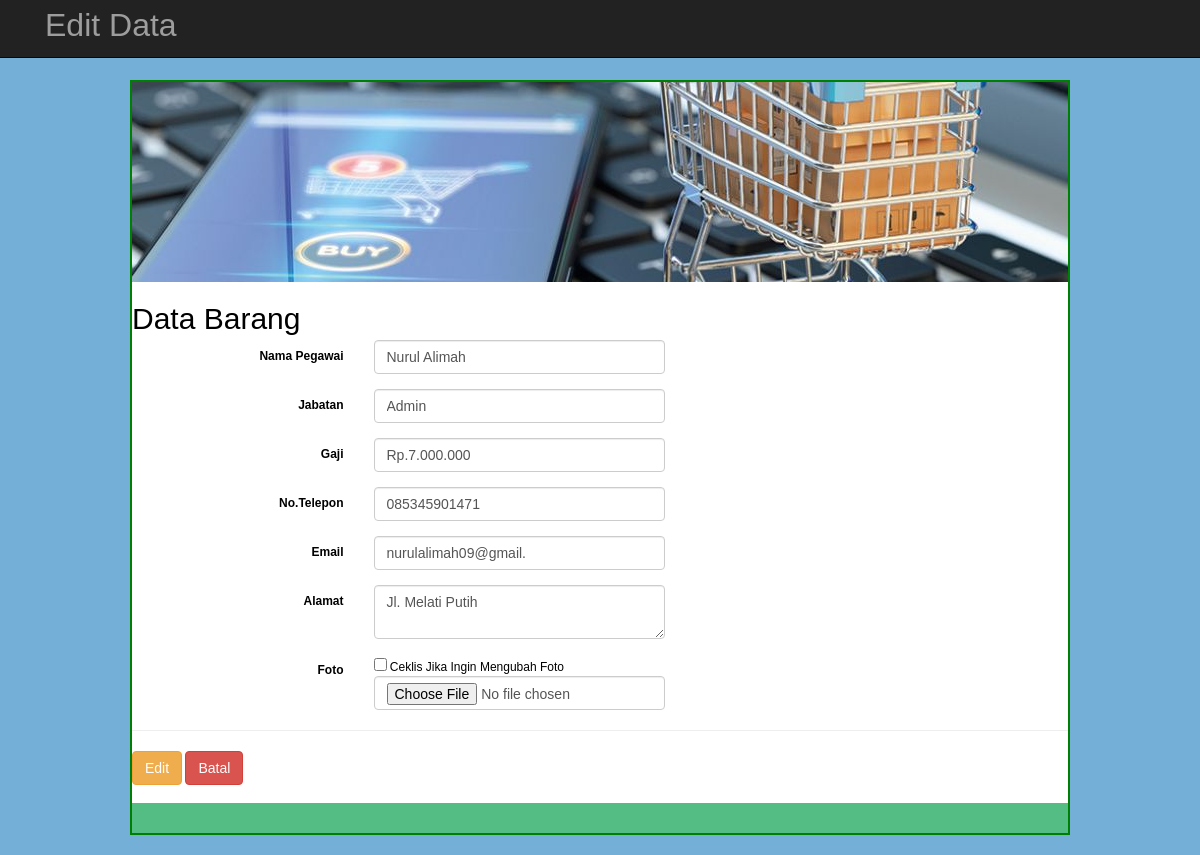
Screenshot of /form_ubah1.php?id=55418457 with the database file from the repository.
### tables this page shows
CREATE TABLE `sdm` (
  `no` int(5) NOT NULL,
  `id` varchar(8) NOT NULL,
  `nama` varchar(30) NOT NULL,
  `jabatan` varchar(20) NOT NULL,
  `gaji` varchar(30) NOT NULL,
  `telp` varchar(13) NOT NULL,
  `email` varchar(20) NOT NULL,
  `alamat` varchar(50) NOT NULL,
  `foto` varchar(100) NOT NULL
);

### form_ubah1.php (the view, shortened to what this page needs)
<!DOCTYPE html>
<html lang="en">
<head>
	<link href="css/bootstrap.min.css" rel="stylesheet">
	<link href="css/bootstrap-datepicker.css" rel="stylesheet">
</head>
<body>
	<nav class="navbar navbar-inverse navbar-fixed-top">
		<div class="container">
			<div id="navbar" class="navbar-collapse collapse">
				<ul class="nav navbar-nav">
					<li><a href=""><font size="6">Edit Data</font></a></li>
				</ul>
			</div>
		</div>
	</nav>
	<div class="container">
		<div class="content">
<link rel="stylesheet" type="text/css" href="style.css" media="all"/>
</head>
<body>
<div class="wrapper">
<header>
</header>
<section class="courses">
<article>
<h2><font color="black">Data Barang</h2>
<?php
 include "connect.php";
 $id = $_GET['id'];
 $query = "SELECT * FROM sdm WHERE id='".$id."'";
 $sql = mysqli_query($connect, $query);
 $data = mysqli_fetch_array($sql);
 ?>
 <form method="post" class="form-horizontal" action="proses_ubah1.php?id=<?php echo $id; ?>" enctype="multipart/form-data">
				<div class="form-group">
					<label class="col-sm-3 control-label">Nama Pegawai</label>
					<div class="col-sm-4">
						<input type="text" name="nama" class="form-control" value="<?php echo $data['nama']; ?>" required>
					</div>
				</div>
				<div class="form-group">
					<label class="col-sm-3 control-label">Jabatan </label>
					<div class="col-sm-4">
						<input type="text" name="jabatan" class="form-control" value="<?php echo $data['jabatan']; ?>" required>
					</div>
				</div>
				<div class="form-group">
					<label class="col-sm-3 control-label">Gaji </label>
					<div class="col-sm-4">
						<input type="text" name="gaji" class="form-control" value="<?php echo $data['gaji']; ?>" required>
					</div>
				</div>
				<div class="form-group">
					<label class="col-sm-3 control-label">No.Telepon</label>
					<div class="col-sm-4">
						<input type="text" name="telp" class="form-control" value="<?php echo $data['telp']; ?>"required>
					</div>
				</div>
				<div class="form-group">
					<label class="col-sm-3 control-label">Email</label>
					<div class="col-sm-4">
						<input type="text" name="email" class="form-control" value="<?php echo $data['email']; ?>" required>
					</div>
				</div>
				<div class="form-group">
					<label class="col-sm-3 control-label">Alamat</label>
					<div class="col-sm-4">
						<textarea name="alamat"  class="form-control" required><?php echo $data['alamat']; ?></textarea>
					</div>
				</div>
 <div class="form-group">
					<label class="col-sm-3 control-label">Foto</label>
					<div class="col-sm-4">
					<input type="checkbox" name="ubah_foto" value="true"> Ceklis Jika Ingin Mengubah Foto<br>
						<input type="file" name="foto" class="form-control" placeholder="Foto" >
					</div>
				</div>
 <hr>
 <input type="submit" class="btn btn-warning" value="Edit">
 <a href="admin.php"><input type="button" class="btn btn-danger" value="Batal"></a>
 </form>
<br>
</section>
<article>
<footer>
</footer>
</div>
</body>
</html>

### style.css (style rules this page uses)
body { margin: 0; padding: 0; line-height: 1.5em; font-family: Arial, Helvetica, sans-serif; font-size: 12px; color: #0d2d4b; background: #73afd6 url(images/templatemo_body.jpg) top repeat-x; }
a:link, a:visited { color: #71950f; text-decoration: none; font-weight: normal; }

### form_ubah1.php (style rules this page uses)
.content { margin-top: 80px; }
.wrapper { width: 940px; margin: 20px auto 20px auto; border: 2px solid green; background-color: #ffffff; }
header { height: 200px; background-image: url(images/header.jpg); background-position: center; }
footer { background-color: #53bd84; height: 30px; }
article { overflow: auto; width: 100%; }
h1,h2,h3 { font-weight: normal; }
h2 { margin: 10px 0px 5px 0px; padding: 0px; }
footer { font-size: 80%; padding: 7px 0px 0px 20px; }

### rows the page displays
sdm: nama "Nurul Alimah", jabatan "Admin", gaji "Rp.7.000.000", telp "085345901471", email "nurulalimah09@gmail.", alamat "Jl. Melati Putih"
